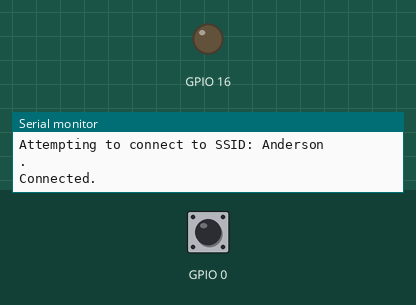
This sketch was run on a simulated ESP8266 (NodeMCU). Shown: output pins drawn as LEDs (lit = HIGH), the last lines printed to the serial monitor. The test bench sets the inputs (shaded band); at power-on: GPIO 0 HIGH. WiFi joins after 1.5 s; servers stay silent unless stated.

Above: at 5.8 s.
5.9 s: GPIO 0 pulsed LOW 2 times (0.12 s each, 0.3 s apart)
At 7.3 s:
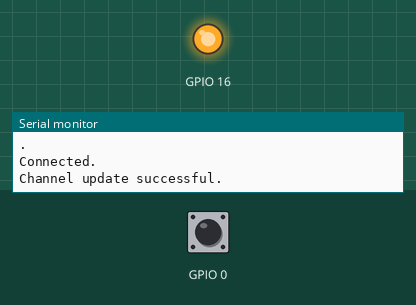
Timing chart, 0 to 8.9 s (numbered marks = the images above; inputs shaded):
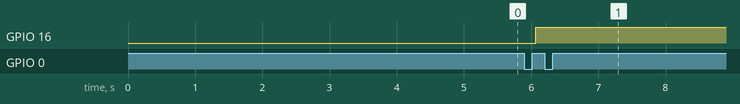

The sketch:

sketch_nov12b.ino
```cpp
// (licence header left out)
#include "ThingSpeak.h"
#include <ESP8266WiFi.h>

char ssid[] = "Anderson";   // your network SSID (name)
char pass[] = "11111111";   // your network password
int keyIndex = 0;            // your network key Index number (needed only for WEP)
WiFiClient  client;

unsigned long myChannelNumber = 908051;
const char * myWriteAPIKey = "PZFDC8J0AFKCLST8";

int number = 0;

void setup() {
  pinMode(16, OUTPUT);
  pinMode(0, INPUT);
  Serial.begin(115200);  // Initialize serial

  WiFi.mode(WIFI_STA);
  ThingSpeak.begin(client);  // Initialize ThingSpeak
}

void loop() {

  // Connect or reconnect to WiFi
  if (WiFi.status() != WL_CONNECTED) {
    Serial.print("Attempting to connect to SSID: ");
    Serial.println(ssid);
    while (WiFi.status() != WL_CONNECTED) {
      WiFi.begin(ssid, pass);  // Connect to WPA/WPA2 network. Change this line if using open or WEP network
      Serial.print(".");
      delay(5000);
    }
    Serial.println("\nConnected.");
  }

  // Write to ThingSpeak. There are up to 8 fields in a channel, allowing you to store up to 8 different
  // pieces of information in a channel.  Here, we write to field 1.
  if (digitalRead(0) == 0)
  {
    delay(50);
    while(digitalRead(0) == 0);
    delay(50);
    if(digitalRead(16)==0)
    {
      digitalWrite(16,1);
      number=0;
    }
    else
    {
      digitalWrite(16,0);
      number=1;
    }

    int x = ThingSpeak.writeField(myChannelNumber, 1, number, myWriteAPIKey);
    if (x == 200) {
      Serial.println("Channel update successful.");
    }
    else {
      Serial.println("Problem updating channel. HTTP error code " + String(x));
    }


    delay(15000); // Wait 15 seconds to update the channel again
  }
}
```

Measured:
- after the input at 5.9 s, GPIO 16: LOW → HIGH after 0.17 s
